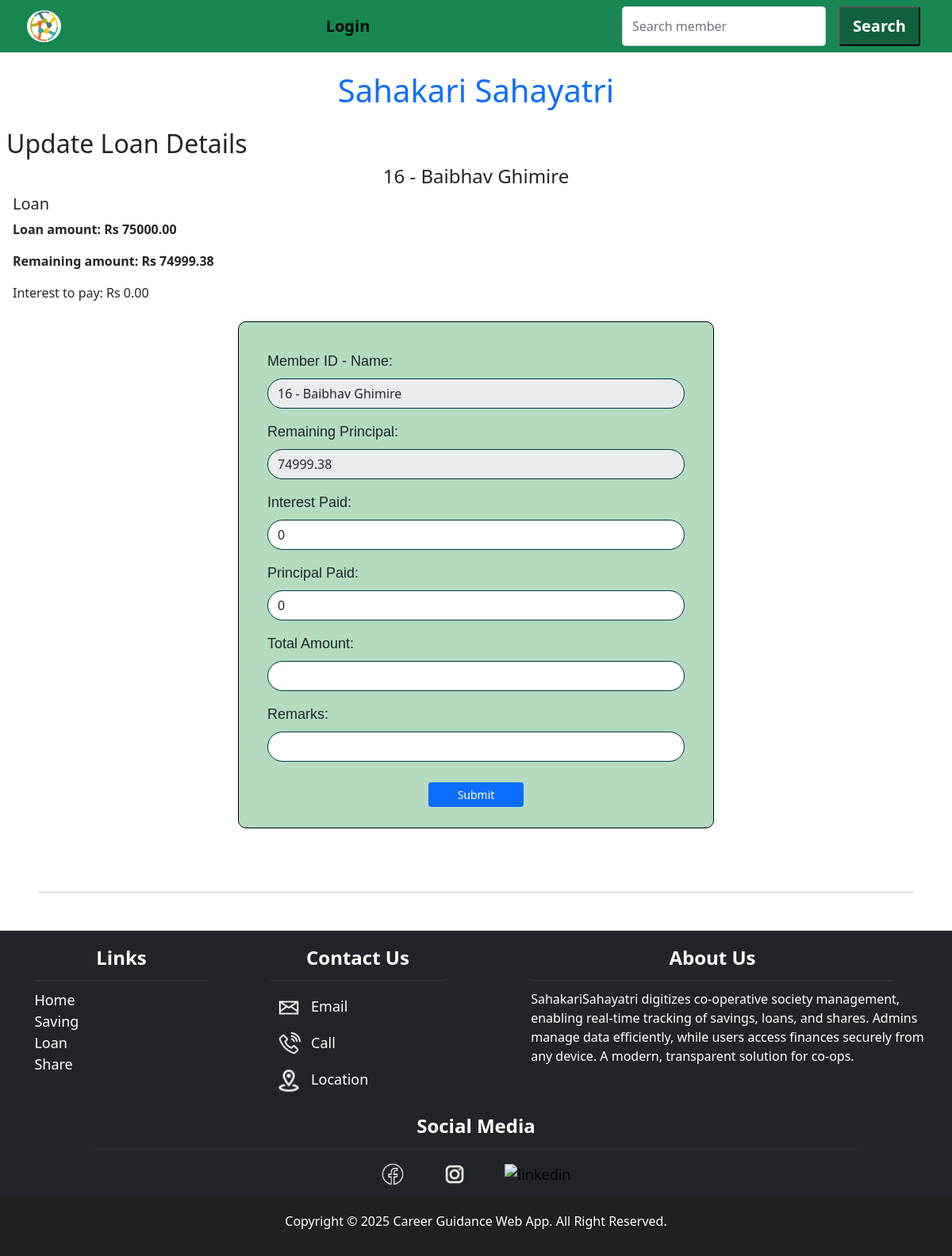
Screenshot of /loan/update/17 with the database file from the repository.
### loan/models.py (models this page shows, shortened)
class Loan(models.Model):
    customer = models.ForeignKey(Member, on_delete=models.CASCADE, related_name='loans')
    amount = models.DecimalField(max_digits=15, decimal_places=2, help_text="Original loan principal")
    interest_rate = models.DecimalField(max_digits=5, decimal_places=2, help_text="Annual interest rate (e.g. 0.075 for 7.5%)")
    start_date = models.DateField(default=timezone.now)
    remaining_principal = models.DecimalField(max_digits=15, decimal_places=2, default=0)
    status = models.CharField(max_length=20, choices=[
        ('active', 'Active'),
        ('closed', 'Closed'),
    ], default='active', help_text="Current status of the loan")
    remarks = models.TextField(blank=True, null=True)
    last_renewed = models.DateField(null=True, blank=True)

### customer/models.py (models this page shows, shortened)
class Member(models.Model):
    user = models.OneToOneField(User, on_delete=models.CASCADE, related_name='member_profile')
    member_id = models.IntegerField(unique=True, primary_key=True)
    first_name = models.CharField(max_length=30, blank=False)
    middle_name = models.CharField(max_length=30, blank=True)
    last_name = models.CharField(max_length=30, blank=False)
    email = models.EmailField(unique=True, blank=True)
    phone_number = models.CharField(max_length=15, unique=True, blank=True)
    address = models.TextField(blank=False)
    date_of_birth = models.DateField(blank=True, null=True)
    citizenship_number = models.CharField(max_length=20, unique=True, blank=False)
    occupation = models.CharField(max_length=100, blank=True)
    date_joined = models.DateField(null=True, blank=True)
    name = models.CharField(max_length=100, blank=False, editable=False)
    class Meta:
        ordering = ['member_id']  # Ascending order

### loan/views.py (the view, shortened to what this page needs)
# urls.py: path('update/<int:id>', loan.loan_update, name='loan_update'),
def loan_update(request, id):
    loan = get_object_or_404(Loan, id=id)
    interest_due = interest_to_pay(loan)
    context = {
        'loan': loan,
        'interest_due': interest_due,
    }
    return render(request, 'loan_update.html', context)

### loan/utils.py (called while the page is built)
def interest_to_pay(loan: Loan) -> Decimal:
    today = date.today()
    last_date = loan.repayments.last().repayment_date if loan.repayments.exists() else loan.last_renewed or loan.start_date
    days_elapsed = (today - last_date).days
    principal = loan.remaining_principal
    rate = loan.interest_rate
    accrued_interest = (principal * rate * Decimal(days_elapsed)) / Decimal('36500')
    paid_interest = Repayment.objects.filter(loan=loan).aggregate(
        total=Sum('interest_paid')
    )['total'] or Decimal('0.00')
    remaining_interest = accrued_interest - paid_interest
    return max(remaining_interest.quantize(Decimal('0.01')), Decimal('0.00'))

### loan/templates/loan_update.html (shortened to what this page needs)
{% extends "base.html" %}
{% block content %}
<div class="details m-2">
    <h2>Update Loan Details</h2>
    <div class="info container">
        <h4 class="text-center">{{ loan.customer.member_id }} - {{ loan.customer.name }}</h4>
    </div>
    <div class="m-2">
        <h5>Loan</h5>
        <p class="fw-bold">Loan amount: Rs {{ loan.amount }}</p>
        <p class="fw-bold">Remaining amount: Rs {{ loan.remaining_principal }}</p>
        <p>Interest to pay: Rs {{ interest_due }}</p>
    </div>
</div>
<div class="form-div container mt-4 mb-4">
    <form method="post" action="" class="form-member">
        <div class="mb-3">
            <label for="member_id" class="form-label">Member ID - Name:</label>
            <input type="text" id="member_id" name="member_id" value="{{ loan.customer.member_id }} - {{ loan.customer.name }}" class="form-control" readonly>
        </div>
        <div class="mb-3">
            <label for="principal" class="form-label">Remaining Principal:</label>
            <input type="text" id="principal" name="principal" value="{{ loan.remaining_principal }}" class="form-control" readonly>
        </div>
        <div class="mb-3">
            <label for="id_interest_paid" class="form-label">Interest Paid:</label>
            <input type="number" step="0.01" id="id_interest_paid" value="0" name="interest_paid" class="form-control">
        </div>
        <div class="mb-3">
            <label for="id_principal_paid" class="form-label">Principal Paid:</label>
            <input type="number" step="0.01" id="id_principal_paid" value="0" name="principal_paid" class="form-control">
        </div>
        <div class="mb-3">
            <label for="total_amount" class="form-label">Total Amount:</label>
            <input type="number" step="0.01" id="total_amount" name="total_amount" class="form-control bg-white" readonly>
        </div>
        <div class="mb-3">
            <label for="remarks" class="form-label">Remarks:</label>
            <input type="text" id="remarks" name="remarks" class="form-control" >
        </div>
        <div class="mb-3 button-container">
            <button type="submit" class="btn btn-sm btn-primary">Submit</button>
        </div>
    </form>
</div>
{% endblock %}

### static/css/style.css (style rules this page uses)
.form-div { justify-content: center; display: flex; }
.form-member, .form-saving, .form-loan, .form-share { width: 50vw; border: 1px solid black; border-radius: 10px; padding-top: 3vw; padding-inline: 3vw; background-color: #b4dbc0; margin-bottom: 4vh; }
.form-member label, .form-saving label, .form-loan label, .form-share label { font-family: 'Gill Sans', 'Gill Sans MT', Calibri, 'Trebuchet MS', sans-serif; font-size: large; }
.form-member input, .form-loan input, .form-saving input, .form-share input { border-radius: 2vw; border: 1px solid #023340; }
.button-container { display: flex; justify-content: center; margin-top: 1rem; }
.button-container .btn { width: 10vw; text-decoration: none; color: #fff; font-weight: 500; margin: 10px; }
html { font-size: 16px; }
body { margin: 0; padding: 0; }

### rows the page displays
Loan: customer.member_id "16", customer.name "Baibhav Ghimire", amount "75000.00", remaining_principal "74999.38", member_id "16 - Baibhav Ghimire", principal "74999.38"

### other values shown
{{ interest_due }} "0.00"
